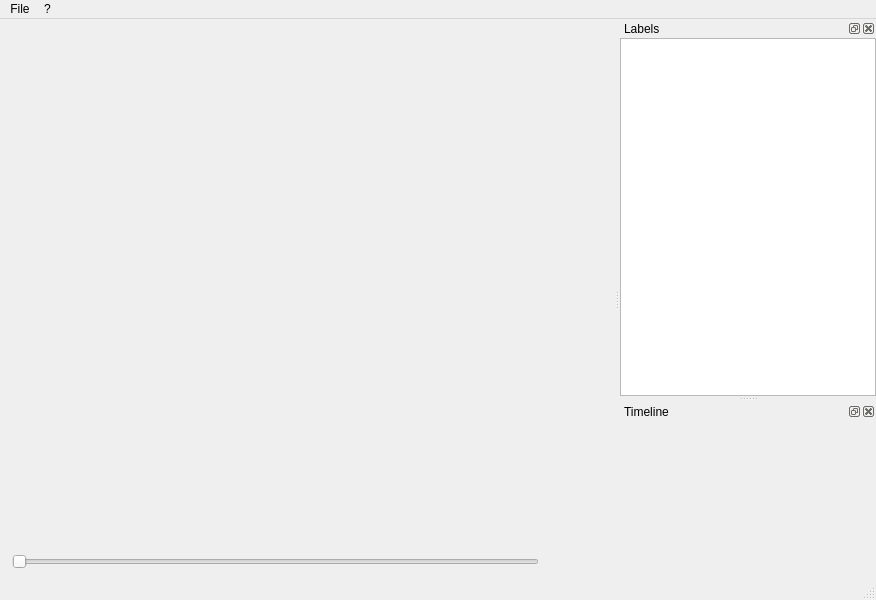
<?xml version="1.0" encoding="UTF-8"?>
<ui version="4.0">
 <class>MainWindow</class>
 <widget class="QMainWindow" name="MainWindow">
  <property name="geometry">
   <rect>
    <x>0</x>
    <y>0</y>
    <width>876</width>
    <height>600</height>
   </rect>
  </property>
  <property name="windowTitle">
   <string>MainWindow</string>
  </property>
  <widget class="QWidget" name="centralwidget">
   <layout class="QVBoxLayout" name="verticalLayout" stretch="1,0">
    <property name="leftMargin">
     <number>0</number>
    </property>
    <property name="topMargin">
     <number>0</number>
    </property>
    <property name="rightMargin">
     <number>0</number>
    </property>
    <property name="bottomMargin">
     <number>0</number>
    </property>
    <item>
     <widget class="QLabel" name="imageLabel">
      <property name="text">
       <string/>
      </property>
     </widget>
    </item>
    <item>
     <layout class="QHBoxLayout" name="horizontalLayout">
      <property name="leftMargin">
       <number>12</number>
      </property>
      <property name="topMargin">
       <number>9</number>
      </property>
      <property name="rightMargin">
       <number>9</number>
      </property>
      <property name="bottomMargin">
       <number>9</number>
      </property>
      <item>
       <widget class="QSlider" name="frameSlider">
        <property name="orientation">
         <enum>Qt::Horizontal</enum>
        </property>
       </widget>
      </item>
      <item>
       <widget class="QLabel" name="sliderLabel">
        <property name="minimumSize">
         <size>
          <width>60</width>
          <height>0</height>
         </size>
        </property>
        <property name="text">
         <string/>
        </property>
       </widget>
      </item>
     </layout>
    </item>
   </layout>
  </widget>
  <widget class="QMenuBar" name="menubar">
   <property name="geometry">
    <rect>
     <x>0</x>
     <y>0</y>
     <width>876</width>
     <height>21</height>
    </rect>
   </property>
   <widget class="QMenu" name="menuFile">
    <property name="title">
     <string>File</string>
    </property>
    <addaction name="actionOpen"/>
    <addaction name="actionExit"/>
   </widget>
   <widget class="QMenu" name="menu">
    <property name="title">
     <string>?</string>
    </property>
    <addaction name="actionAbout"/>
   </widget>
   <addaction name="menuFile"/>
   <addaction name="menu"/>
  </widget>
  <widget class="QStatusBar" name="statusbar"/>
  <widget class="QDockWidget" name="dockWidget_Labels">
   <property name="windowTitle">
    <string>Labels</string>
   </property>
   <attribute name="dockWidgetArea">
    <number>2</number>
   </attribute>
   <widget class="QWidget" name="dockWidgetContents">
    <layout class="QVBoxLayout" name="verticalLayout_3">
     <property name="leftMargin">
      <number>0</number>
     </property>
     <property name="topMargin">
      <number>0</number>
     </property>
     <property name="rightMargin">
      <number>0</number>
     </property>
     <property name="bottomMargin">
      <number>0</number>
     </property>
     <item>
      <widget class="QListWidget" name="listWidget_Labels">
       <property name="minimumSize">
        <size>
         <width>250</width>
         <height>200</height>
        </size>
       </property>
      </widget>
     </item>
    </layout>
   </widget>
  </widget>
  <widget class="QDockWidget" name="dockWidget_Timeline">
   <property name="minimumSize">
    <size>
     <width>250</width>
     <height>102</height>
    </size>
   </property>
   <property name="windowTitle">
    <string>Timeline</string>
   </property>
   <attribute name="dockWidgetArea">
    <number>2</number>
   </attribute>
   <widget class="QWidget" name="dockWidgetContents_2">
    <property name="minimumSize">
     <size>
      <width>120</width>
      <height>80</height>
     </size>
    </property>
    <layout class="QVBoxLayout" name="verticalLayout_Timeline">
     <property name="leftMargin">
      <number>0</number>
     </property>
     <property name="topMargin">
      <number>0</number>
     </property>
     <property name="rightMargin">
      <number>0</number>
     </property>
     <property name="bottomMargin">
      <number>0</number>
     </property>
    </layout>
   </widget>
  </widget>
  <action name="actionOpen">
   <property name="text">
    <string>Open</string>
   </property>
  </action>
  <action name="actionExit">
   <property name="text">
    <string>Exit</string>
   </property>
  </action>
  <action name="actionAbout">
   <property name="text">
    <string>About</string>
   </property>
  </action>
 </widget>
 <resources/>
 <connections/>
</ui>
